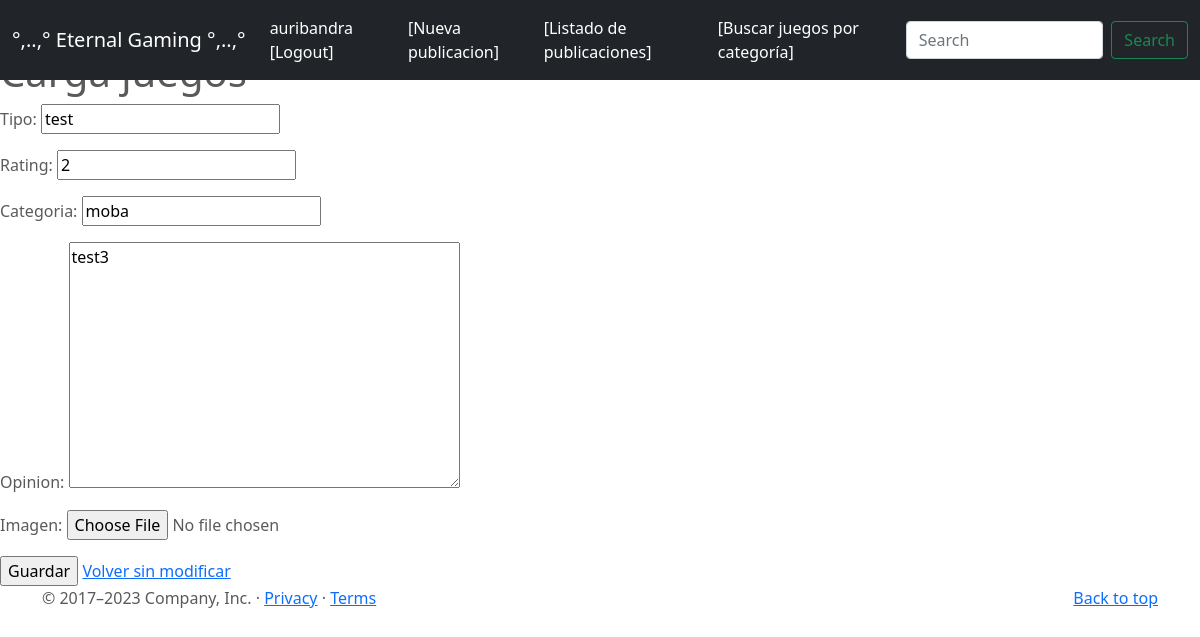
Page /juegos/12/update (signed in) on the earlier database version.
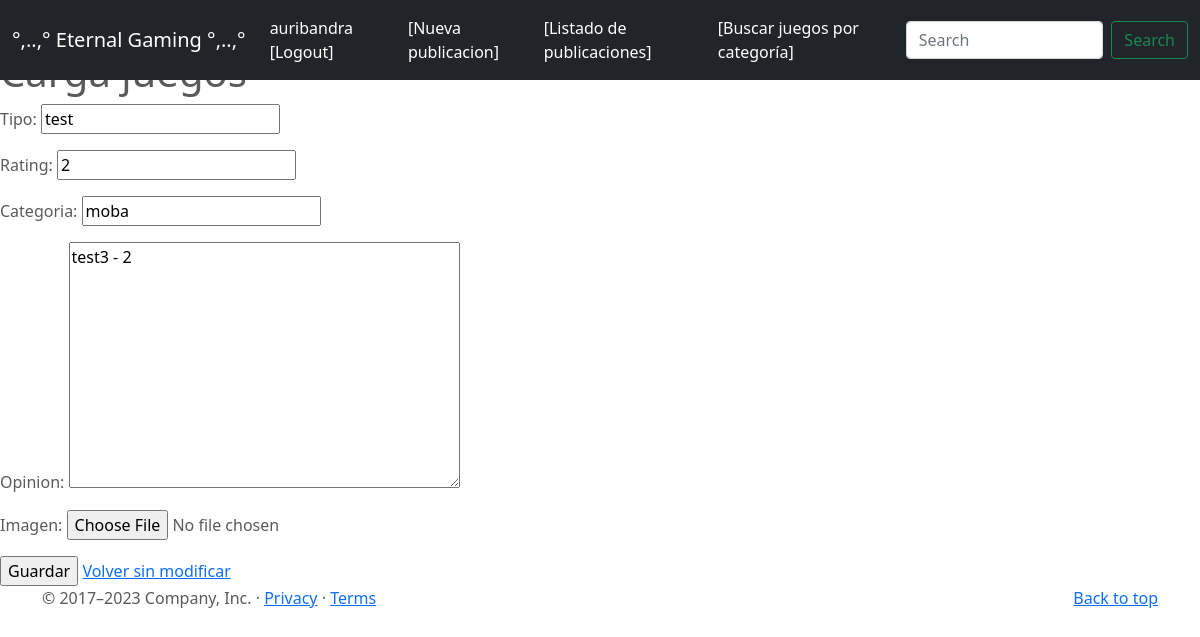
Same page on the later database version.
### entrega_final_app/models.py (models this page shows, shortened)
class Juegos(models.Model):
    nombre = models.CharField(max_length=50)
    tipo = models.CharField(max_length=50)
    rating = models.CharField(max_length=2)
    categoria = models.CharField(max_length=50)
    opinion = models.TextField(max_length=500)
    publisher = models.ForeignKey(to = User, on_delete=models.CASCADE, related_name="publisher")
    imagen = models.ImageField(upload_to="posts", null=True, blank=True)

### entrega_final_app/views.py (the view, shortened to what this page needs)
# urls.py: path('juegos/<pk>/update',JuegosUpdate.as_view(), name = "juegos-update"),
class JuegosUpdate(LoginRequiredMixin, UserPassesTestMixin, UpdateView):
    model = Juegos
    success_url = reverse_lazy("juegos")
    fields = ['tipo',
              'rating',
              'categoria',
              'opinion',
              'imagen',
             ]
    def test_func(self):
        user_id = self.request.user.id
        juego_id = self.kwargs.get('pk')
        return Juegos.objects.filter(publisher = user_id, id = juego_id).exists()

### entrega_final_app/templates/entrega_final_app/juegos_form.html (shortened to what this page needs)
{% extends 'entrega_final_app/base.html'%}
{%block main%}
<form method="POST" enctype="multipart/form-data">
    {{form.as_p}}
    <input type="submit" value="Guardar">
    <a href="{% url 'juegos' %}"> Volver sin modificar</a>
</form>
{% endblock %}

Differences in the rows shown:
changed Juegos "test": opinion "test3" → "test3 - 2"
